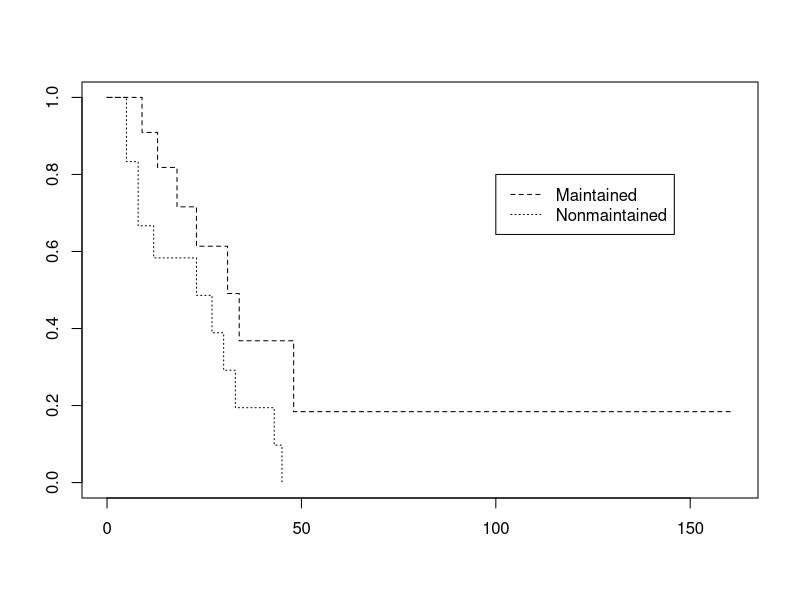
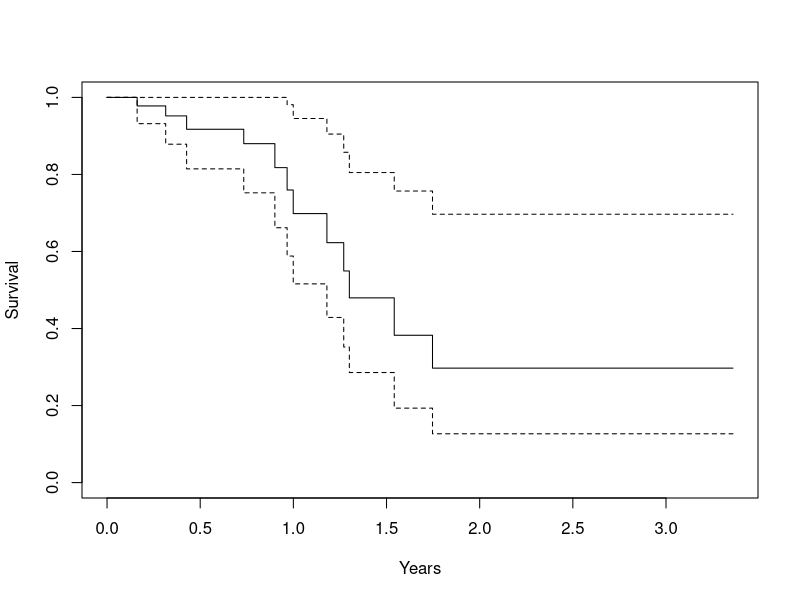
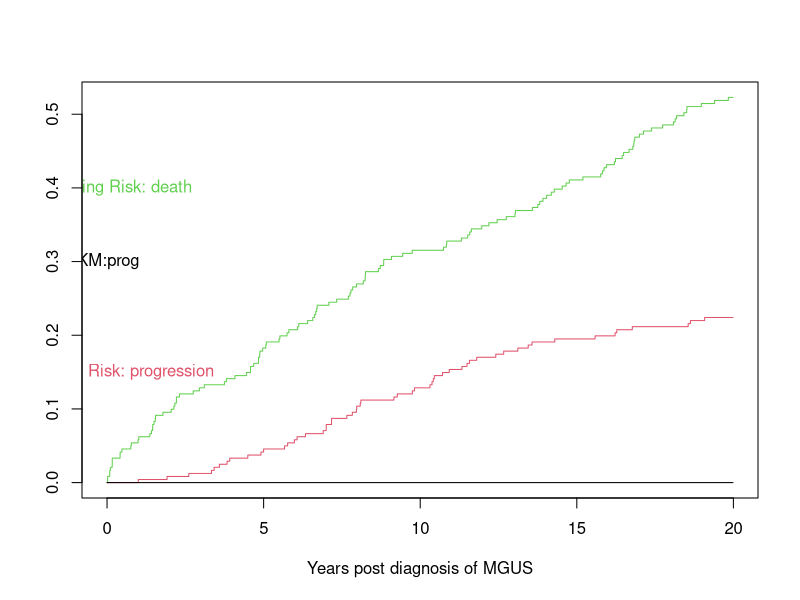

The R source for these figures, in order:
#
# COX-PH - Cox Proportional Hazard Model to investigate effect of several variables 
#          upon the time specified event takes to happen
# Hazards models (also known as duration or survival models)
# Examples - Equipment Time-To-Service, clinical trials, marketing
# Hazard rates (also known as transition rates) measure the risk of event occurrence within a specified time interval,
# survival is defined as not yet having experienced the event
#
#
######################################################################


library(survival) 

??Surv

# Create the simplest test data set 
test1 <- list(time=c(4,3,1,1,2,2,3), 
              status=c(1,1,1,0,1,1,0), 
              x=c(0,2,1,1,1,0,0), 
              sex=c(0,0,0,0,1,1,1)) 
# Fit a stratified model 
coxph(Surv(time, status) ~ x + strata(sex), test1) 


# Create a simple data set for a time-dependent model 
test2 <- list(start=c(1,2,5,2,1,7,3,4,8,8), 
              stop=c(2,3,6,7,8,9,9,9,14,17), 
              event=c(1,1,1,1,1,1,1,0,0,0), 
              x=c(1,0,0,1,0,1,1,1,0,0)) 
summary(coxph(Surv(start, stop, event) ~ x, test2)) 

#
# Create a simple data set for a time-dependent model
#
test2 <- list(start=c(1, 2, 5, 2, 1, 7, 3, 4, 8, 8),
                stop =c(2, 3, 6, 7, 8, 9, 9, 9,14,17),
                event=c(1, 1, 1, 1, 1, 1, 1, 0, 0, 0),
                x    =c(1, 0, 0, 1, 0, 1, 1, 1, 0, 0) )


summary( coxph( Surv(start, stop, event) ~ x, test2))

# Fit a stratified model, clustered on patients 

bladder1 <- bladder[bladder$enum < 5, ] 
coxph(Surv(stop, event) ~ (rx + size + number) * strata(enum) + 
      cluster(id), bladder1)

# Fit a time transform model using current age
coxph(Surv(time, status) ~ ph.ecog + tt(age), data=lung,
     tt=function(x,t,...) pspline(x + t/365.25))

##########################################################

#base line survival function 
help( survfit.coxph )


#fit a Kaplan-Meier and plot it 
fit <- survfit(Surv(time, status) ~ x, data = aml) 
plot(fit, lty = 2:3) 
legend(100, .8, c("Maintained", "Nonmaintained"), lty = 2:3) 

#fit a Cox proportional hazards model and plot the  
#predicted survival for a 60 year old 
fit <- coxph(Surv(futime, fustat) ~ age, data = ovarian) 
plot(survfit(fit, newdata=data.frame(age=60)),
     xscale=365.25, xlab = "Years", ylab="Survival") 

# Here is the data set from Turnbull
#  There are no interval censored subjects, only left-censored (status=3),
#  right-censored (status 0) and observed events (status 1)
#
#                             Time
#                         1    2   3   4
# Type of observation
#           death        12    6   2   3
#          losses         3    2   0   3
#      late entry         2    4   2   5
#
tdata <- data.frame(time  =c(1,1,1,2,2,2,3,3,3,4,4,4),
                    status=rep(c(1,0,2),4),
                    n     =c(12,3,2,6,2,4,2,0,2,3,3,5))
fit  <- survfit(Surv(time, time, status, type='interval') ~1, 
              data=tdata, weight=n)

#
# Time to progression/death for patients with monoclonal gammopathy
#  Competing risk curves (cumulative incidence)
fit1 <- survfit(Surv(stop, event=='progression') ~1, data=mgus1,
                    subset=(start==0))
fit2 <- survfit(Surv(stop, status) ~1, data=mgus1,
                    subset=(start==0), etype=event) #competing risks
# CI curves are always plotted from 0 upwards, rather than 1 down
plot(fit2, fun='event', xscale=365.25, xmax=7300, mark.time=FALSE,
            col=2:3, xlab="Years post diagnosis of MGUS")
lines(fit1, fun='event', xscale=365.25, xmax=7300, mark.time=FALSE,
            conf.int=FALSE)
text(10, .4, "Competing Risk: death", col=3)
text(16, .15,"Competing Risk: progression", col=2)
text(15, .30,"KM:prog")



##########################################################




